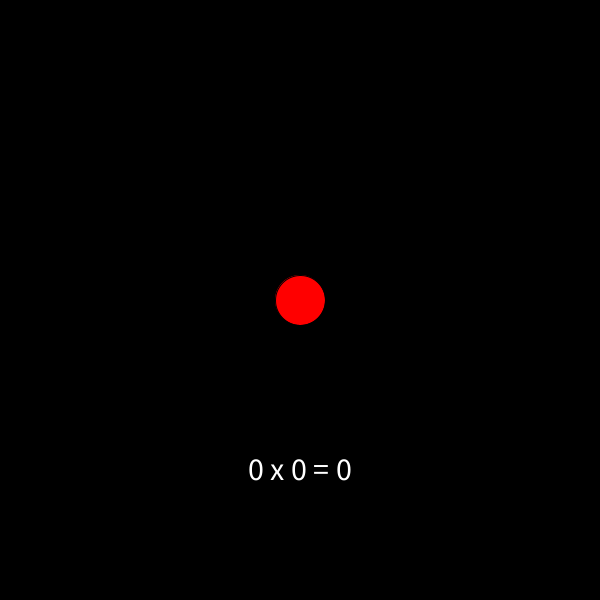
Frame 1 (no input)
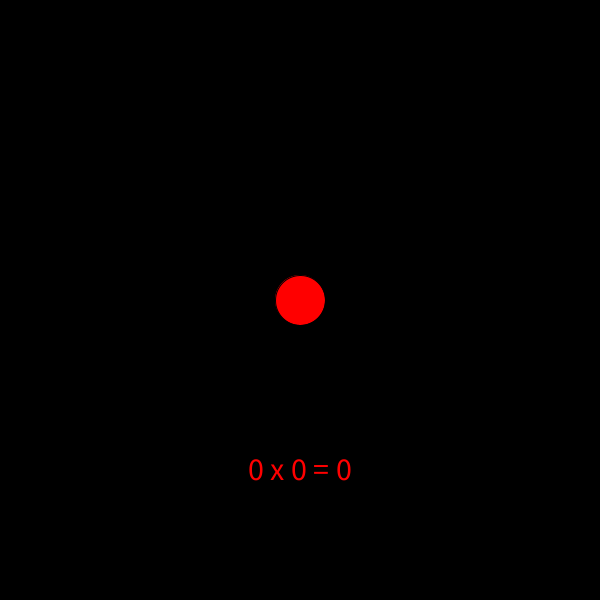
Frame 60 (the mouse pressed at the canvas centre just before this capture)
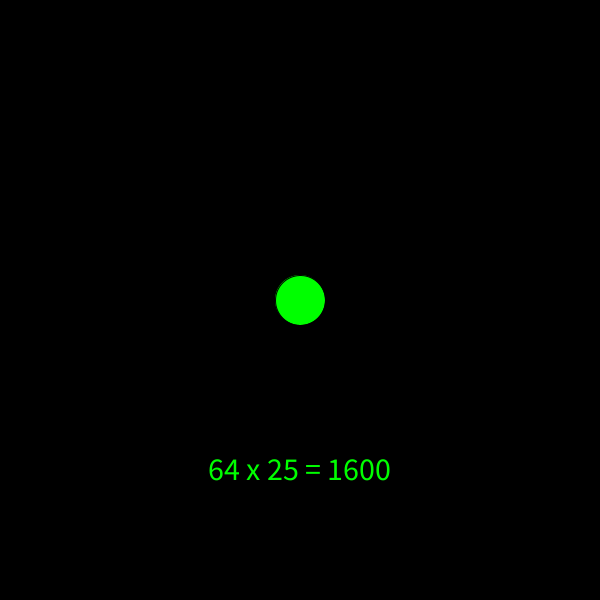
Frame 120 (the mouse held since frame 60 and released just before this capture)

The Processing sketch that drew these frames (run headless with seeded random() and noise(); from frame 60 on, the mouse is pressed at the canvas centre):

// Processing sketch: week5_Midterm
// ── week5_Midterm.pde
//create a button that generates the product of two random integers
//the multiplication sentence should be displayed somewhere on the screen 

//the sketch is started for you, but isn't quite right 


int x, y; 
int size; 
float dist; 
boolean buttonClicked; 


float sum; //changed variable for clarity
int num1, num2; 

void setup(){
  size(600, 600); 
  x = width/2; 
  y = height/2; 
  size = 50; 
  background(0); 
}

void draw(){
  
    background(0);  //repeat background in draw function

    sum = multiply(num1, num2); //changed variable for clarity

    textSize(32); 
    
    String result = num1 + " x " + num2 + " = " + int(sum); //specified integer to lose decimal points
    
    textAlign (CENTER);  //align to center
    text(result, width/2, height*.8);  //place in center
    
    if(buttonClicked){    //use mousePressed so color changes back
       fill(0, 255, 0); 
    }else{
       fill(255, 0, 0); 
    }
    
    //num1 = int(random(0,100)); 
    //num2 = int(random(0,100));    //removed constant randomization
   
    ellipse(x, y, size, size);  
}

void mousePressed(){
  dist = dist(mouseX, mouseY, x, y); 
  if(dist <= size/2){
    buttonClicked = true; 
    num1 = int(random(0,100)); //randomizes when mouse is pressed
    num2 = int(random(0,100));
  }
}

float multiply (int a, int b){
    float product; 
    product = a * b; 
    return product;     //included a return
}
